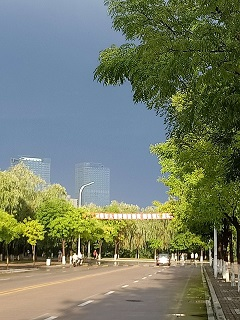
%> input picture 道路.bmp, 240 x 320 px
$ octave slic.m   (GNU Octave 9; MATLAB toolbox functions it lacks are replaced by stand-ins)
%> lines starting %> are read from the running program, lines starting %| are printed output that depends on the picture; in (x1, y1, x2, y2) boxes, pixels count from 0 and x2, y2 are one past the last pixel; in counts of white or black regions, pixels touching at a corner belong together; the program's own positions count from 1
clc
clear
%%%%%%%%%%%%%%%%%%%%%%%%%%%%%%%%%%%%%%%%%%%%%%%%%%%%%%%%%%%%%%%%%%%%%%%%%%%读取图像，预处理%%%%%%%%%%%%%%%
he = imread('C:\Users\liuzebin\Desktop\道路.bmp');%读取图像
%> he is the input picture: size 320x240x3 uint8; mean R, G, B 115.2, 123.9, 103.9
cform = makecform('srgb2lab');%图像由RGB转为lab
lab_he = applycform(he,cform);%
%> lab_he: size 320x240x3 uint8; mean of channels 1, 2, 3 128.3, 123, 137.6
lab_he=double(lab_he);
%> lab_he: size 320x240x3 double; mean of channels 1, 2, 3 128.3, 123, 137.6
%%%%%%%%%%%%%%%%%%%%%%%%%%%%%%%%%%%%%%%%%%%%%%%%%%%%%%%%%%%%%%%%%%%%%%%%%%%%%%%设置初值%%%%%%%%%%%%%%%%%%
color=[250,0,0];
thre=0.02;%最终生成分割图像梯度阈值
m=40;%权值
k=1;%划分为300个簇
die=20;%kmeans迭代die次
x=size(he);s=(x(1)*x(2)/k)^0.5;s=ceil(s);%初始分割网格间距s
%> after `x=size(he)`: x = [320 240 3]
%> after `s=(x(1)*x(2)/k)^0.5`: s = 277.1
%> after `s=ceil(s)`: s = 278
r=ceil(x(1)/s);%网格行数r
%> r = 2
w=ceil(x(2)/s);%网格列数w
%> w = 1
ct=r*w;
%> ct = 2
belong=ones(x(1),x(2));
center=zeros(ct,5);
%初始每个像素点的距离
dist=9999*ones(x(1),x(2));
%初始中心节点center
for i=1:r
    for j=1:w
        if (i<r)
            x1=(i-1)*s+fix(s/2);
        else
            x1=(i-1)*s+fix(rem(x(1),s)/2);
        end
        if (j<w)
            y1=(j-1)*s+fix(s/2);
        else
            y1=(j-1)*s+fix(rem(x(2),s)/2);
        end
        z=lab_he(x1,y1,:);
        center((i-1)*w+j,:)=[z(:,:,1) z(:,:,2) z(:,:,3) x1 y1];%初始中心节点center
    end
end
%> after the loop, center = [148 123 109 139 120; 129 132 132 299 120]; x1 = 299; y1 = 120

%%%%%%%%%%%%%%%%%%%%%%%%%%%%%%%%%%%%%%%%%%%%%%%%%%%%%%%%%%%%%%%%%%%%%%%%%%%%%%迭代聚类处理%%%%%%%%%%%%%%%
t1=clock;
move=99999;
for c=1:die    %进行迭代die次
    if move<10
        break;
    end
    move=0;
    c1=zeros(ct);
    ct_x=zeros(ct);
    ct_y=zeros(ct);
    ct_l=zeros(ct);
    ct_a=zeros(ct);
    ct_b=zeros(ct);
    for i=1:ct
        %%%%%%%%%%%%%%%%%%%%%%%%%%%%%%%%%%%
        for u=center(i,4)-s:center(i,4)+s
            if(u>=1)&&(u<=x(1))
                for v=center(i,5)-s:center(i,5)+s
                    if(v>=1)&&(v<=x(2))
                        dc=((lab_he(u,v,1)-center(i,1))^2+(lab_he(u,v,2)-center(i,2))^2+(lab_he(u,v,3)-center(i,3))^2)^0.5;
                        ds=((u-center(i,4))^2+(v-center(i,5))^2)^0.5;
                        d=((dc)^2+(ds*m/s)^2)^0.5;%计算距离
                        if d<dist(u,v)
                            dist(u,v)=d;
                            belong(u,v)=i;
                            move=move+1;
                        end
                    end
                end
            end
        end
    end
    for k=1:x(1)
        for g=1:x(2)
            i=belong(k,g);
            c1(i)=c1(i)+1;
            ct_x(i)=ct_x(i)+k;
            ct_y(i)=ct_y(i)+g;
            ct_l(i)=ct_l(i)+lab_he(k,g,1);
            ct_a(i)=ct_a(i)+lab_he(k,g,2);
            ct_b(i)=ct_b(i)+lab_he(k,g,3);

        end
    end
    for i=1:ct
        center(i,4)=fix(ct_x(i)/c1(i));
        center(i,5)=fix(ct_y(i)/c1(i));
        center(i,1)=fix(ct_l(i)/c1(i));
        center(i,2)=fix(ct_a(i)/c1(i));
        center(i,3)=fix(ct_b(i)/c1(i));
    end
end
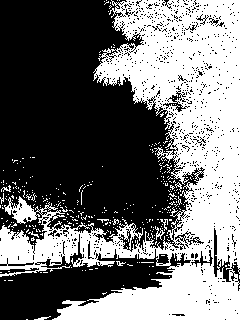
%> belong: size 320x240 double; values 1 (black) and 2 (white), 43.7% white; 321 white regions (312 under 20 px), largest, box (x1, y1, x2, y2) and area: (0, 0, 240, 320) 32525, (155, 226, 165, 240) 48, (160, 219, 168, 231) 34
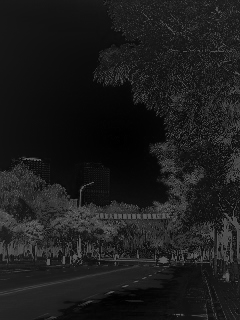
%> dist: size 320x240 double; min 0, max 107.8, mean 28
%> after the loop, c1 = [43227 0; 33573 0]; center = [164 124 129 153 85; 81 121 148 169 165]; ct_a = [5383941 0; 4064362 0]; ct_b = [5581622 0; 4982947 0]; ct_l = [7115038 0; 2736841 0]; ct_x = [6628332 0; 5698068 0]; ct_y = [3699778 0; 5554622 0]; d = 32.52; dc = 21.66; ds = 168.6
t2=clock;
%%%%%%%%%%%%%%%%%%%%%%%%%%%%%%%%%去坏点%%%%%%%%%%%%%%%%%%%%%%%%%%%%%%%%%%%%
for i=1:ct
    bw=zeros(x(1),x(2));
    for k=1:x(1)
        for g=1:x(2)
            if belong(k,g)==i
                bw(k,g)=1;
            end
        end
    end
    [L, num] = bwlabel(bw, 4);%查找连通的点
    for k=1:num
        [rr, cc] = find(L==k);
        c1=size(rr);
        if c1(1)>0&&c1(1)<100
            for g=1:c1(1)
                if rr(1)-1>=1
                    belong(rr(g),cc(g))=belong(rr(1)-1,cc(1));
                elseif cc(1)-1>=1
                    belong(rr(g),cc(g))=belong(rr(1),cc(1)-1);
                elseif cc(1)+1<=x(2)
                    belong(rr(g),cc(g))=belong(rr(1),cc(1)+1);
                elseif rr(1)+1<=x(1)
                    belong(rr(g),cc(g))=belong(rr(1)+1,cc(1));
                end
            end
        end
    end
end
%> this loop made 2 passes
%> num on passes 1 to 2: 1425, 581
%> pass 1, `[L, num] = bwlabel(bw, 4);`:
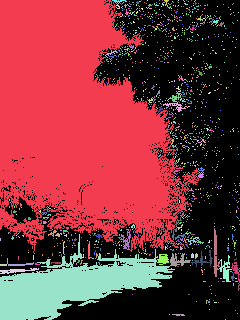
%> L: size 320x240 double; 1426 distinct labels, from 0 to 1425; one colour per label, 0 black
%> pass 2, `[L, num] = bwlabel(bw, 4);`:
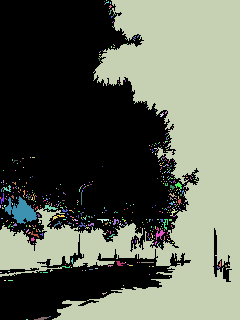
%> L: size 320x240 double; 582 distinct labels, from 0 to 581; one colour per label, 0 black
%> after the loop:
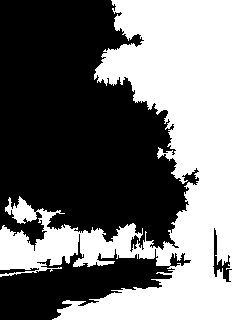
%> belong: size 320x240 double; values 1 (black) and 2 (white), 46.2% white; 1 white region, box (x1, y1, x2, y2) and area: (0, 0, 240, 320) 35489
%> after the loop:
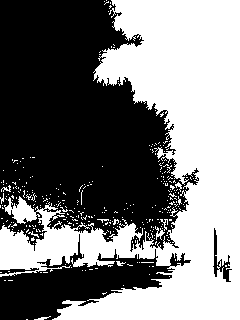
%> bw: size 320x240 double; values 0 (black) and 1 (white), 48.1% white; 311 white regions (301 under 20 px), largest, box (x1, y1, x2, y2) and area: (0, 0, 240, 320) 35861, (155, 226, 165, 240) 54, (160, 219, 168, 231) 34
%%%%%%%%%%%%%%%%%%%%%%%%%%%%%%显示聚类后图像%%%%%%%%%%%%%%%%%%%%%%%%%%%%%%%%
hehe=uint8(lab_he);
cform = makecform('lab2srgb');%图像由lab转为RGB
hehe = applycform(hehe,cform);
hehe=double(hehe);
%> hehe: size 320x240x3 double
%hehe=255+zeros(x(1),x(2),3);
for i=1:x(1)
    for j=1:x(2)
        b=0;
        if ((i-1)>=1)&&((j-1)>=1)
            if belong(i-1,j-1)~=belong(i,j)
                hehe(i,j,1)=color(1);
                hehe(i,j,2)=color(2);
                hehe(i,j,3)=color(3);
                b=1;
            end
            if belong(i-1,j)~=belong(i,j)
                hehe(i,j,1)=color(1);
                hehe(i,j,2)=color(2);
                hehe(i,j,3)=color(3);
                b=1;
            end
            if belong(i,j-1)~=belong(i,j)
                hehe(i,j,1)=color(1);
                hehe(i,j,2)=color(2);
                hehe(i,j,3)=color(3);
                b=1;
            end
        elseif ((i-1)>=1)&&((j+1)<=x(2))
            if belong(i-1,j+1)~=belong(i,j)
                hehe(i,j,1)=color(1);
                hehe(i,j,2)=color(2);
                hehe(i,j,3)=color(3);
                b=1;
            end
            if belong(i,j+1)~=belong(i,j)
                hehe(i,j,1)=color(1);
                hehe(i,j,2)=color(2);
                hehe(i,j,3)=color(3);
                b=1;
            end
        elseif ((i+1)<=x(1))&&((j-1)>=1)
            if belong(i+1,j-1)~=belong(i,j)
                hehe(i,j,1)=color(1);
                hehe(i,j,2)=color(2);
                hehe(i,j,3)=color(3);
                b=1;
            end
            if belong(i+1,j)~=belong(i,j)
                hehe(i,j,1)=color(1);
                hehe(i,j,2)=color(2);
                hehe(i,j,3)=color(3);
                b=1;
            end
        elseif ((i+1)<=x(1))&&((j+1)<=x(2))
            if belong(i+1,j+1)~=belong(i,j)
                hehe(i,j,1)=color(1);
                hehe(i,j,2)=color(2);
                hehe(i,j,3)=color(3);
                b=1;
            end
        end
        % [8 lines of commented-out code are left out]
    end
end
%> hehe: size 320x240x3 double; mean of channels 1, 2, 3 120.5, 117.7, 99.9
%%%%%%%%%%%%%%%%%%%%%%%%聚类后图像网格显示%%%%%%%%%%%%%%%%%%%%%%%%%%%%%%%%%%
hehe=uint8(hehe);
%> hehe: size 320x240x3 uint8; mean of channels 1, 2, 3 120.5, 117.7, 99.9
figure(1)
imshow(he), title('原始图像');%显示图像
figure(20)
imshow(hehe), title('SLIC分割k=400,m=40')
etime(t2,t1)
